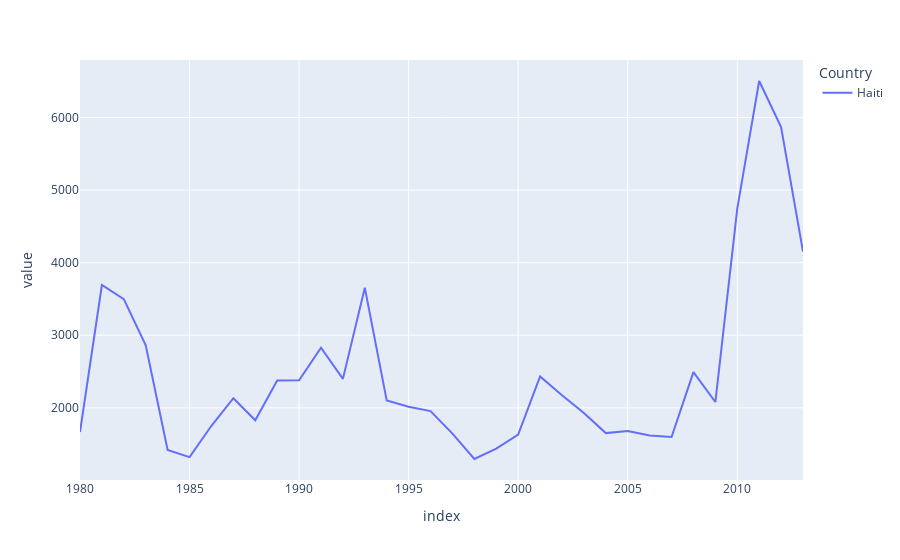

Notebook code cell kept with this figure:
### Code cell
fig = px.line(haiti.transpose())
fig.show()

### Figure 1 — Plotly figure (JSON) as saved in the notebook; plotly's stock layout.template omitted (floating-point values rounded to 4 significant figures)
{"data": [{"hovertemplate": "Country=Haiti<br>index=%{x}<br>value=%{y}<extra></extra>", "legendgroup": "Haiti", "line": {"color": "#636efa", "dash": "solid"}, "mode": "lines", "name": "Haiti", "orientation": "v", "showlegend": true, "type": "scatter", "x": ["1980", "1981", "1982", "1983", "1984", "1985", "1986", "1987", "1988", "1989", "1990", "1991", "1992", "1993", "1994", "1995", "1996", "1997", "1998", "1999", "2000", "2001", "2002", "2003", "2004", "2005", "2006", "2007", "2008", "2009", "2010", "2011", "2012", "2013"], "xaxis": "x", "y": [1666, 3692, 3498, 2860, 1418, 1321, 1753, 2132, 1829, 2377, 2379, 2829, 2399, 3655, 2100, 2014, 1955, 1645, 1295, 1439, 1631, 2433, 2174, 1930, 1652, 1682, 1619, 1598, 2491, 2080, 4744, 6503, 5868, 4152], "yaxis": "y"}], "layout": {"legend": {"title": {"text": "Country"}, "tracegroupgap": 0}, "margin": {"t": 60}, "xaxis": {"anchor": "y", "domain": [0, 1], "title": {"text": "index"}}, "yaxis": {"anchor": "x", "domain": [0, 1], "title": {"text": "value"}}}}
